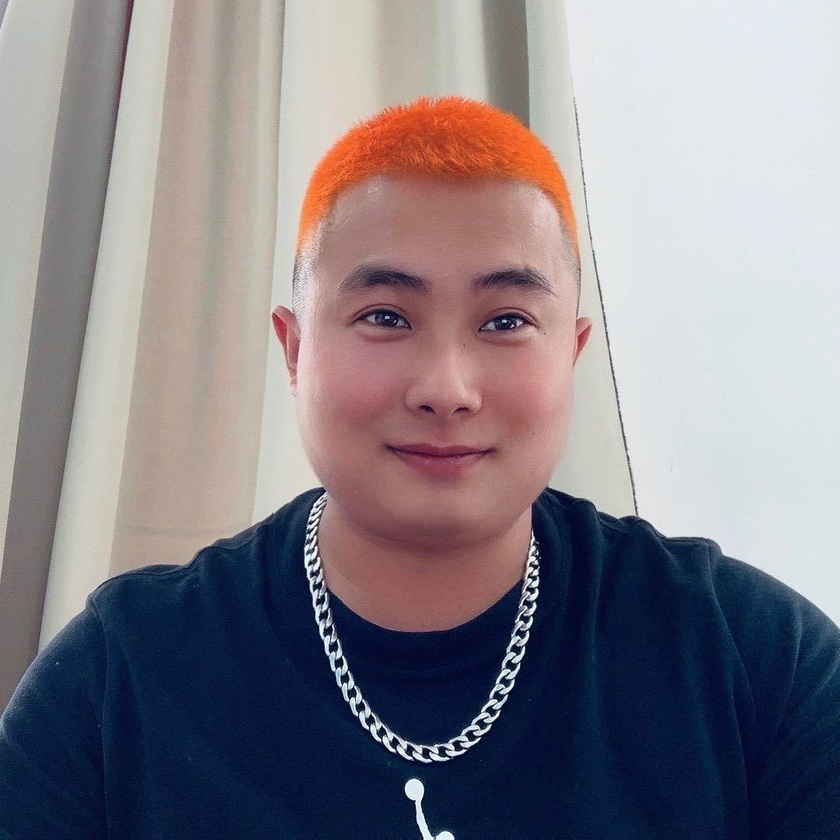
#> input picture Practice_Code/CV_Class/third_day/test.jpg, 840 x 840 px, shrunk from 1079 x 1080 before the run
$ python '灰度+高斯模糊+Canny边缘检测.py'
#> lines starting #> are read from the running program, lines starting #| are printed output that depends on the picture
# 1-先看懂这段代码（2 分钟）
# 2-关掉参考，凭记忆手写第 1 遍
# 3-对照改错，标记忘记的地方（3 分钟）
# 4-不看任何提示，手写第 2 遍
# 5-总量：1 个案例 × 2 遍完整默写
# 6-时长：20～30 分钟
# 7-过关标准：不看参考能从头到尾流畅写完不出错

import cv2
img = cv2.imread("../third_day/test.jpg")
#> img is the input picture: shape (840, 840, 3); mean B, G, R 135.1, 127.6, 133.1
gray = cv2.cvtColor(img,cv2.COLOR_BGR2GRAY)
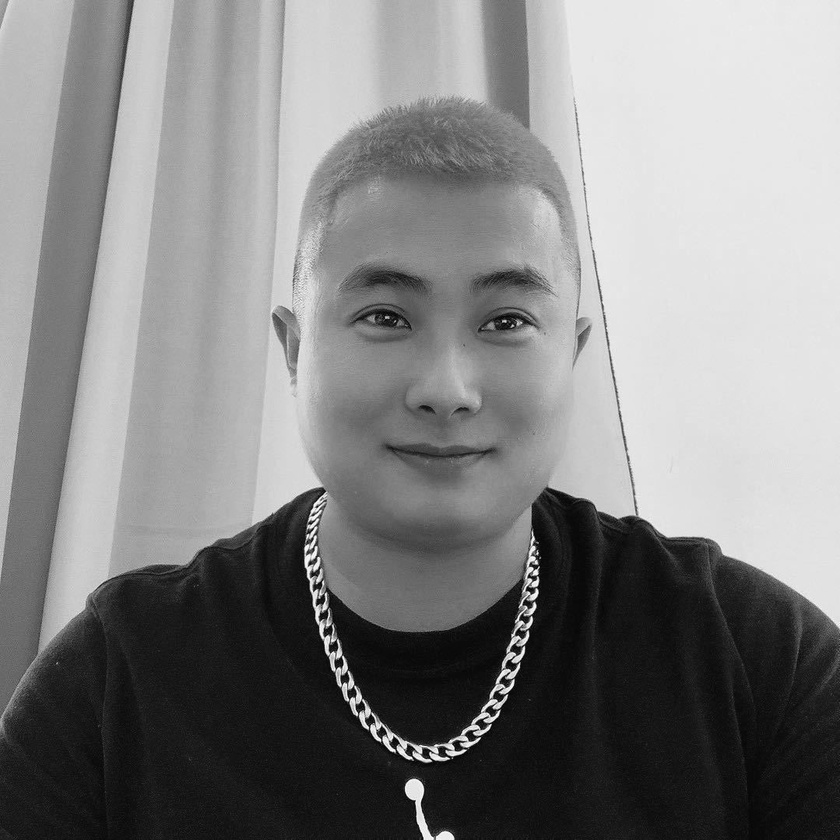
#> gray: shape (840, 840); min 2, max 255, mean 130.1
blur = cv2.GaussianBlur(gray,(5,5),0)
canny = cv2.Canny(blur,50,150)
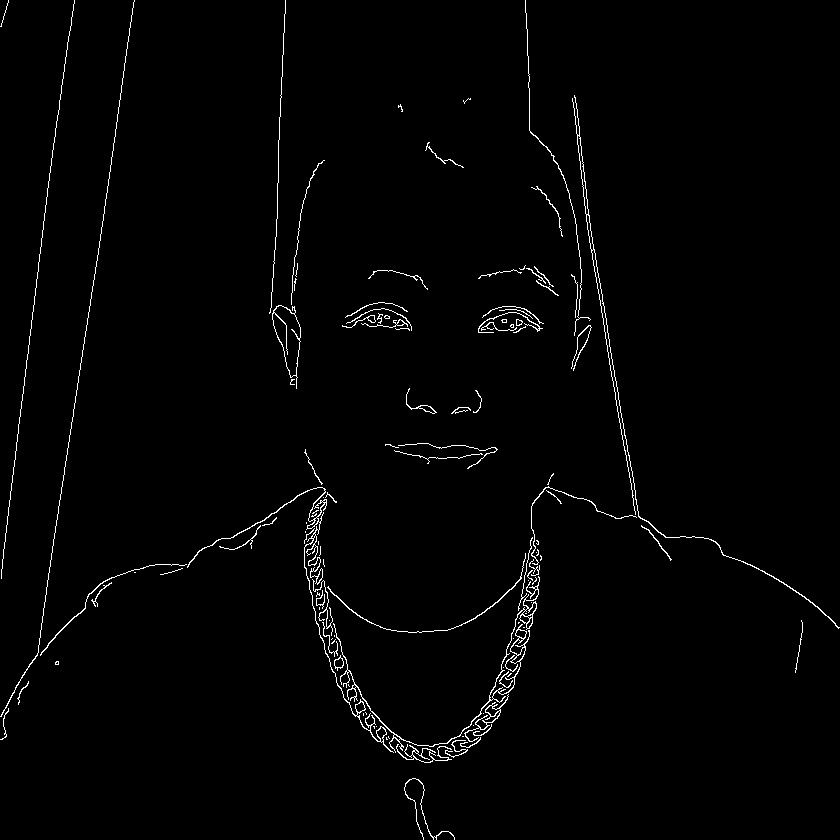
#> canny: shape (840, 840); 1.5% white in thin lines or dots

cv2.imshow("Original",img)
cv2.imshow("Gray",gray)
cv2.imshow("Canny",canny)

cv2.waitKey()
cv2.destroyAllWindows()
